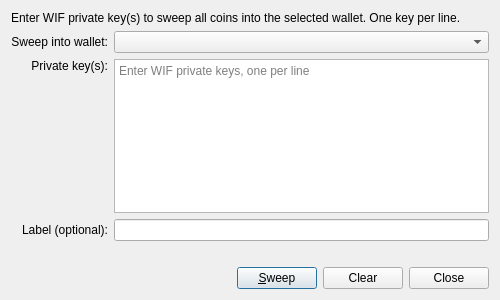
<?xml version="1.0" encoding="UTF-8"?>
<ui version="4.0">
 <class>SweepPrivKeyDialog</class>
 <widget class="QDialog" name="SweepPrivKeyDialog">
  <property name="geometry">
   <rect>
    <x>0</x>
    <y>0</y>
    <width>500</width>
    <height>300</height>
   </rect>
  </property>
  <property name="minimumSize">
   <size>
    <width>500</width>
    <height>300</height>
   </size>
  </property>
  <property name="windowTitle">
   <string>Sweep Private Key</string>
  </property>
  <layout class="QVBoxLayout" name="verticalLayout">
   <item>
    <widget class="QLabel" name="descriptionLabel">
     <property name="text">
      <string>Enter WIF private key(s) to sweep all coins into the selected wallet. One key per line.</string>
     </property>
     <property name="wordWrap">
      <bool>true</bool>
     </property>
    </widget>
   </item>
   <item>
    <layout class="QGridLayout" name="gridLayout">
     <item row="0" column="0">
      <widget class="QLabel" name="walletLabel">
       <property name="text">
        <string>Sweep into wallet:</string>
       </property>
       <property name="alignment">
        <set>Qt::AlignRight|Qt::AlignTrailing|Qt::AlignVCenter</set>
       </property>
      </widget>
     </item>
     <item row="0" column="1">
      <widget class="QComboBox" name="walletSelector"/>
     </item>
     <item row="1" column="0">
      <widget class="QLabel" name="privkeyLabel">
       <property name="text">
        <string>Private key(s):</string>
       </property>
       <property name="alignment">
        <set>Qt::AlignRight|Qt::AlignTop|Qt::AlignTrailing</set>
       </property>
      </widget>
     </item>
     <item row="1" column="1">
      <widget class="QPlainTextEdit" name="privkeyEdit">
       <property name="placeholderText">
        <string>Enter WIF private keys, one per line</string>
       </property>
      </widget>
     </item>
     <item row="2" column="0">
      <widget class="QLabel" name="labelLabel">
       <property name="text">
        <string>Label (optional):</string>
       </property>
       <property name="alignment">
        <set>Qt::AlignRight|Qt::AlignTrailing|Qt::AlignVCenter</set>
       </property>
      </widget>
     </item>
     <item row="2" column="1">
      <widget class="QLineEdit" name="labelEdit"/>
     </item>
    </layout>
   </item>
   <item>
    <widget class="QLabel" name="statusLabel">
     <property name="text">
      <string/>
     </property>
     <property name="wordWrap">
      <bool>true</bool>
     </property>
    </widget>
   </item>
   <item>
    <layout class="QHBoxLayout" name="buttonLayout">
     <item>
      <spacer name="horizontalSpacer">
       <property name="orientation">
        <enum>Qt::Horizontal</enum>
       </property>
       <property name="sizeHint" stdset="0">
        <size>
         <width>40</width>
         <height>20</height>
        </size>
       </property>
      </spacer>
     </item>
     <item>
      <widget class="QPushButton" name="sweepButton">
       <property name="text">
        <string>&amp;Sweep</string>
       </property>
      </widget>
     </item>
     <item>
      <widget class="QPushButton" name="clearButton">
       <property name="text">
        <string>Clear</string>
       </property>
      </widget>
     </item>
     <item>
      <widget class="QPushButton" name="closeButton">
       <property name="text">
        <string>Close</string>
       </property>
      </widget>
     </item>
    </layout>
   </item>
  </layout>
 </widget>
 <resources/>
 <connections/>
</ui>
